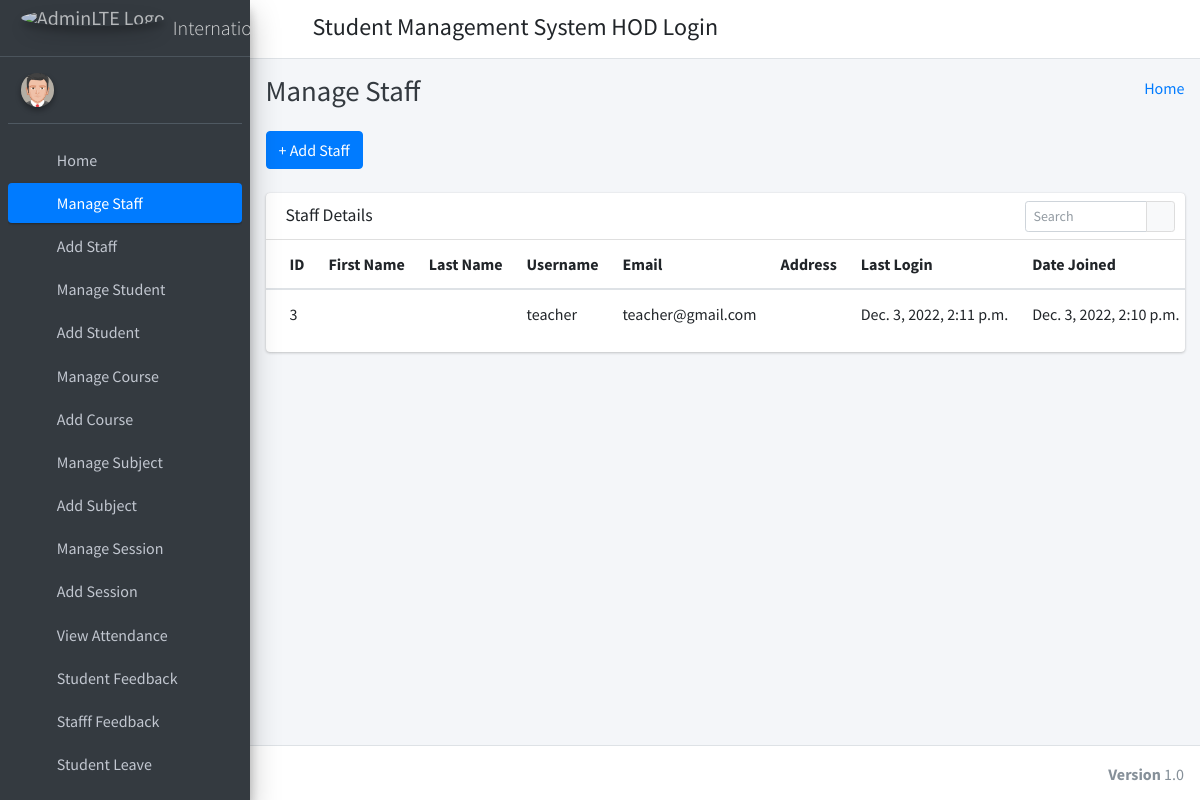
Screenshot of /manage_staff/ (signed in) with the database file from the repository.
### app/models.py (models this page shows)
class Staffs(models.Model):
    id = models.AutoField(primary_key=True)
    admin = models.OneToOneField(CustomUser, on_delete = models.CASCADE)
    address = models.TextField()
    created_at = models.DateTimeField(auto_now_add=True)
    updated_at = models.DateTimeField(auto_now=True)
    objects = models.Manager()

class CustomUser(AbstractUser):
    user_type_data = ((1, "HOD"), (2, "Staff"), (3, "Student"))
    user_type = models.CharField(default=1, choices=user_type_data, max_length=10)

### app/HodViews.py (the view)
# urls.py: path('manage_staff/', HodViews.manage_staff, name="manage_staff"),
def manage_staff(request):
    staffs = Staffs.objects.all()
    context = {
        "staffs": staffs
    }
    return render(request, "hod_template/manage_staff_template.html", context)

### app/LoginCheckMiddleWare.py (called while the page is built, shortened)
    def process_view(self, request, view_func, view_args, view_kwargs):
        modulename = view_func.__module__
        user = request.user
        if user.is_authenticated:
            if user.user_type == "1":
                if modulename == "app.HodViews":
                    pass
                elif modulename == "app.views" or modulename == "django.views.static":
                    pass
                else:
                    return redirect("admin_home")
            else:
                return redirect("login")
        else:
            if request.path == reverse("login") or request.path == reverse("doLogin"):
                pass
            else:
                return redirect("login")

### app/templates/hod_template/manage_staff_template.html (shortened to what this page needs)
{% extends 'hod_template/base_template.html' %}
{% block page_title %}
    Manage Staff
{% endblock page_title %}
{% block main_content %}
{% load static %}
<section class="content">
        <div class="container-fluid">
            <a class="btn btn-primary" href="{% url 'add_staff' %}" role="button">+ Add Staff</a> <br/>&nbsp;
            <div class="row">
                <div class="col-md-12">
                    <div class="card">
                        <div class="card-header">
                            <h3 class="card-title">Staff Details</h3>
                            <div class="card-tools">
                            <div class="input-group input-group-sm" style="width: 150px;">
                                <input type="text" name="table_search" class="form-control float-right" placeholder="Search">
                                <div class="input-group-append">
                                <button type="submit" class="btn btn-default"><i class="fas fa-search"></i></button>
                                </div>
                            </div>
                            </div>
                        </div>
                        <div class="card-body table-responsive p-0">
                            <table class="table table-hover text-nowrap">
                            <thead>
                                <tr>
                                <th>ID</th>
                                <th>First Name</th>
                                <th>Last Name</th>
                                <th>Username</th>
                                <th>Email</th>
                                <th>Address</th>
                                <th>Last Login</th>
                                <th>Date Joined</th>
                                </tr>
                            </thead>
                            <tbody>
                                {% for staff in staffs %}
                                <tr>
                                <td>{{ staff.admin.id }}</td>
                                <td>{{ staff.admin.first_name }}</td>
                                <td>{{ staff.admin.last_name }}</td>
                                <td>{{ staff.admin.username }}</td>
                                <td>{{ staff.admin.email }}</td>
                                <td>{{ staff.address }}</td>
                                <td>{{ staff.admin.last_login }}</td>
                                <td>{{ staff.admin.date_joined }}</td>
                                </tr>
                                {% endfor %}
                            </tbody>
                            </table>
                        </div>
                        </div>
                </div>
            </div>
        </div>
      </section>
  {% endblock main_content %}

### rows the page displays
Staffs: admin.id "3", admin.username "teacher", admin.email "teacher@gmail.com", admin.last_login "Dec. 3, 2022, 2:11 p.m.", admin.date_joined "Dec. 3, 2022, 2:10 p.m."
